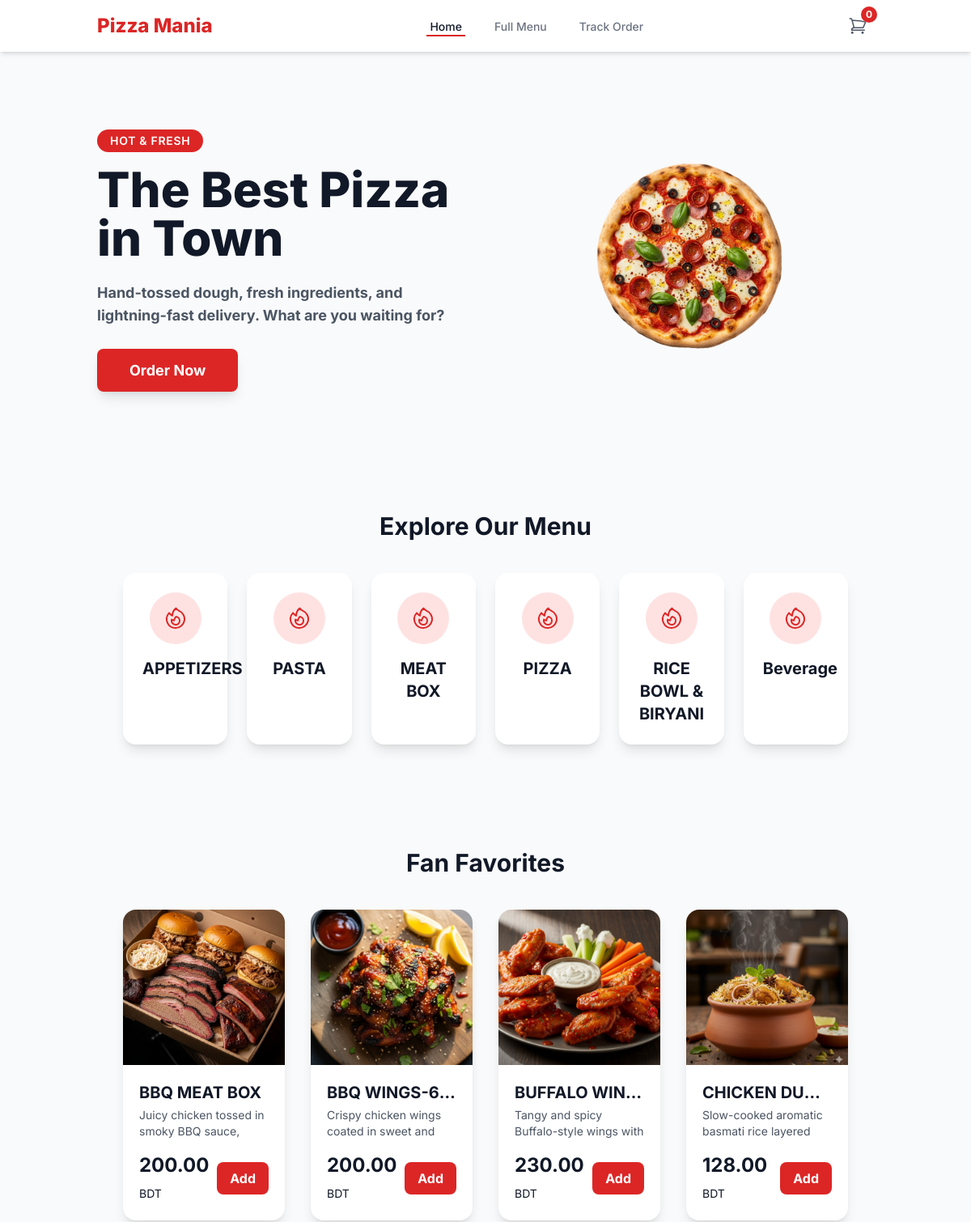
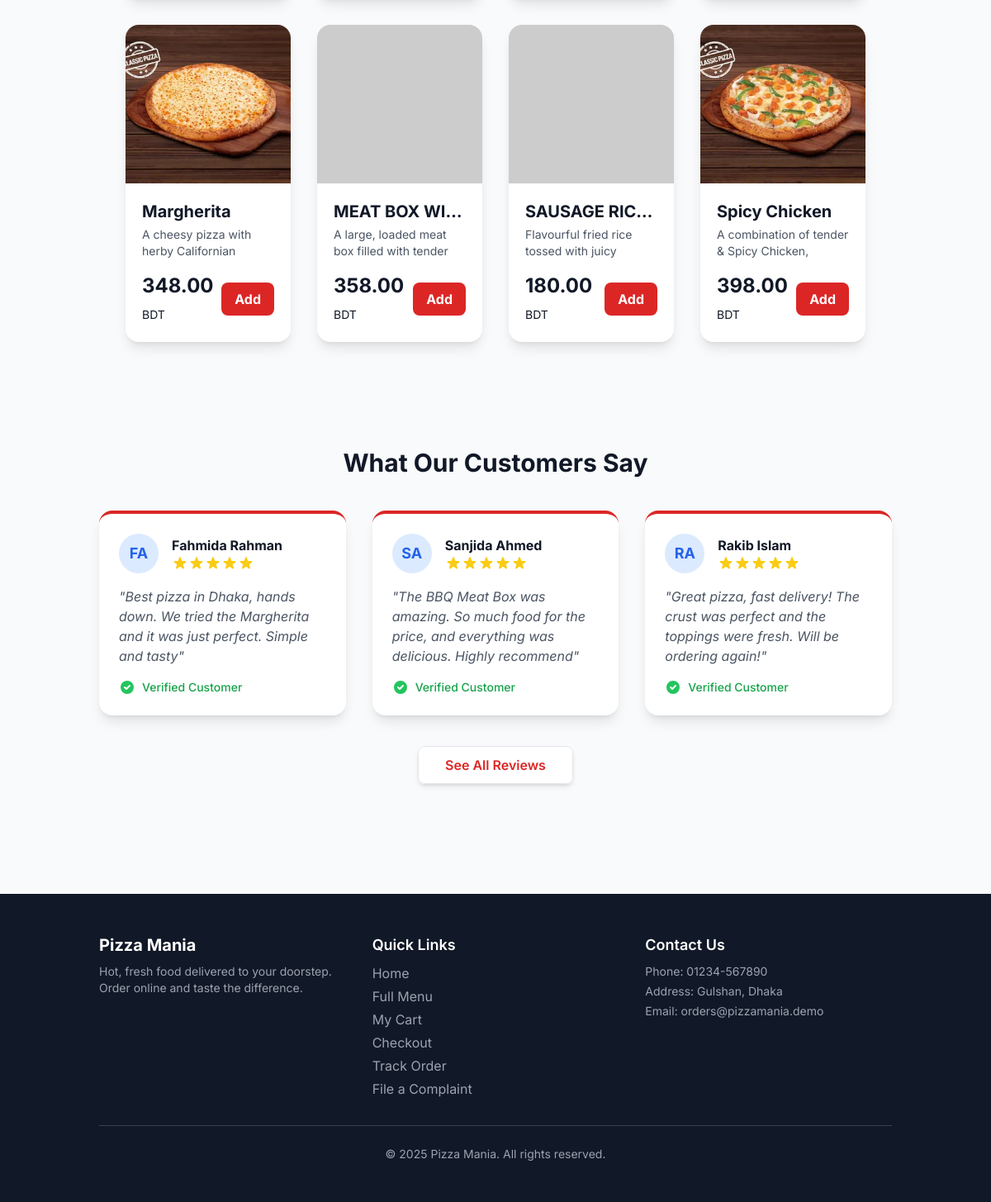
The page / on the database its author committed (2 pictures, top to bottom).
### tables this page shows
CREATE TABLE IF NOT EXISTS `categories` (
  `id` int NOT NULL AUTO_INCREMENT,
  `name` varchar(100) NOT NULL,
  `description` text,
  `image` varchar(255) DEFAULT NULL,
  `svg_icon` text,
  `is_visible` tinyint(1) NOT NULL DEFAULT '1',
  PRIMARY KEY (`id`)
);

CREATE TABLE IF NOT EXISTS `menu_items` (
  `id` int NOT NULL AUTO_INCREMENT,
  `category_id` int NOT NULL,
  `name` varchar(150) NOT NULL,
  `description` text,
  `price` decimal(10,2) NOT NULL,
  `image` varchar(255) DEFAULT NULL,
  `is_available` tinyint(1) NOT NULL DEFAULT '1',
  `is_featured` tinyint(1) NOT NULL DEFAULT '0',
  PRIMARY KEY (`id`),
  KEY `category_id` (`category_id`)
);

CREATE TABLE IF NOT EXISTS `admin_reviews` (
  `id` int NOT NULL AUTO_INCREMENT,
  `customer_name` varchar(100) NOT NULL,
  `rating` int NOT NULL DEFAULT '5',
  `review_text` text NOT NULL,
  `is_visible` tinyint(1) NOT NULL DEFAULT '1',
  PRIMARY KEY (`id`)
);

### config.php (called while the page is built, shortened)
<?php
$db = new mysqli(DB_HOST, DB_USER, DB_PASS, DB_NAME);
$db->set_charset("utf8mb4");
$settings = [];
$settings_query = $db->query("SELECT setting_key, setting_value FROM site_settings");
if ($settings_query) {
    while ($row = $settings_query->fetch_assoc()) {
        $settings[$row['setting_key']] = $row['setting_value'];
    }
} else {
    die("Error: Could not load site settings from database.");
}
function e($data) {
    return htmlspecialchars($data ?? '', ENT_QUOTES, 'UTF-8');
}
?>

### index.php (the view, shortened to what this page needs)
<?php
require_once('includes/header.php');
function calculate_discounted_price($original_price, $settings) {
    if (empty($settings['global_discount_active']) || $settings['global_discount_active'] == '0' || empty($settings['global_discount_value']) || $settings['global_discount_value'] <= 0) {
        return $original_price;
    }
    $new_price = $original_price;
    return ($new_price > 0) ? $new_price : 0;
}
$featured_items = [];
$sql_featured = "SELECT m.id, m.name, m.price, m.image, m.description, c.name as category_name
                 FROM menu_items m
                 JOIN categories c ON m.category_id = c.id
                 WHERE m.is_available = 1 AND m.is_featured = 1
                 ORDER BY m.name ASC
                 LIMIT 8";
$result_featured = $db->query($sql_featured);
if ($result_featured) {
    while ($row = $result_featured->fetch_assoc()) {
        $original_price = (float)$row['price'];
        $discounted_price = calculate_discounted_price($original_price, $settings);
        $row['original_price'] = $original_price;
        $row['price'] = $discounted_price;
        $row['has_discount'] = ($discounted_price < $original_price);
        $featured_items[] = $row;
    }
}
$homepage_categories = [];
$sql_categories = "SELECT c.id, c.name, c.image, c.description, c.svg_icon
                   FROM homepage_sections hs
                   JOIN categories c ON hs.category_id = c.id
                   WHERE hs.is_visible = 1 AND c.is_visible = 1
                   ORDER BY hs.display_order ASC";
$result_categories = $db->query($sql_categories);
if ($result_categories) {
    while ($row = $result_categories->fetch_assoc()) {
        $homepage_categories[] = $row;
    }
}
$reviews = [];
$sql_reviews = "SELECT * FROM admin_reviews WHERE is_visible = 1 ORDER BY id DESC LIMIT 3";
$result_reviews = $db->query($sql_reviews);
if ($result_reviews) {
    while ($row = $result_reviews->fetch_assoc()) {
        $reviews[] = $row;
    }
}
function render_stars($rating) {
    $html = '<div class="flex text-yellow-400">';
    for ($i = 0; $i < 5; $i++) {
        if ($i < $rating) {
            $html .= '<svg class="w-5 h-5" fill="currentColor" viewBox="0 0 20 20"><path d="M9.049 2.927c.3-.921 1.603-.921 1.902 0l1.07 3.292a1 1 0 00.95.69h3.462c.969 0 1.371 1.24.588 1.81l-2.8 2.034a1 1 0 00-.364 1.118l1.07 3.292c.3.921-.755 1.688-1.54 1.118l-2.8-2.034a1 1 0 00-1.175 0l-2.8 2.034c-.784.57-1.838-.197-1.539-1.118l1.07-3.292a1 1 0 00-.364-1.118L2.98 8.72c-.783-.57-.38-1.81.588-1.81h3.461a1 1 0 00.951-.69l1.07-3.292z"></path></svg>';
        }
    }
    $html .= '</div>';
    return $html;
}
?>
<section class="py-16 md:py-24 -mt-8">
    <div class="grid grid-cols-1 lg:grid-cols-2 gap-12 items-center">
        <div class="flex flex-col text-center lg:text-left">
            <div class="order-1">
                <span class="inline-block px-4 py-1 bg-brand-red text-white text-sm font-semibold rounded-full uppercase tracking-wider">
                    Hot & Fresh
                </span>
            </div>
            <div class="order-3">
                <h1 class="text-4xl lg:text-6xl font-extrabold text-gray-900 mt-4 leading-tight">
                    <?php echo e($settings['hero_title'] ?? 'The Best Pizza in Town'); ?>
                </h1>
            </div>
            <div class="order-4 mt-6 text-lg text-gray-600">
                <?php echo strip_tags(
                    $settings['hero_subtitle'] ?? '<p>Hand-tossed dough, fresh ingredients, and lightning-fast delivery. What are you waiting for?</p>',
                    '<p><b><i><strong>'
                ); ?>
            </div>
            <div class="order-5 mt-10">
                <a href="<?php echo BASE_URL; ?>/menu.php" class="px-10 py-4 bg-brand-red text-white text-lg font-bold rounded-lg shadow-lg hover:bg-red-700 transition-colors transform hover:scale-105">
                    Order Now
                </a>
            </div>
        </div>
        <div class="hidden lg:flex items-center justify-center">
            <?php
                $style = $settings['hero_image_style'] ?? 'shadow';
                $image_classes = 'transition-transform w-full h-auto object-cover';
                $image_style = '';
                if ($style == 'shadow') { $image_classes .= ' rounded-3xl shadow-2xl transform lg:rotate-6 hover:rotate-0'; }
                elseif ($style == 'card') {
                    $image_classes .= ' rounded-3xl shadow-2xl p-4 md:p-6';
                    $card_color = $settings['hero_image_card_color'] ?? '#FFFFFF';
                    $image_style = 'background-color: ' . e($card_color) . ';';
                } elseif ($style == 'tilt-no-shadow') { $image_classes .= ' rounded-3xl transform lg:rotate-6 hover:rotate-0'; }
                else { $image_classes .= ' rounded-3xl'; }
            ?>
            <img
                src="<?php echo e(BASE_URL . ($settings['hero_image_url'] ?? 'https://placehold.co/600x600/FFB000/000000?text=Pizza+Mania')); ?>"
                alt="Delicious Pizza"
                class="<?php echo $image_classes; ?>"
                style="<?php echo $image_style; ?>"
                onerror="this.src='https://placehold.co/600x600/EFEFEF/AAAAAA?text=Pizza+Image'">
        </div>
    </div>
</section>
<?php if (!empty($homepage_categories)): ?>
<section class="py-16">
    <div class="container mx-auto px-4 sm:px-6 lg:px-8">
        <h2 class="text-3xl font-bold text-gray-900 mb-10 text-center">Explore Our Menu</h2>
        <div class="grid grid-cols-2 md:grid-cols-4 lg:grid-cols-<?php echo count($homepage_categories); ?> gap-6">
            <?php foreach ($homepage_categories as $category): ?>
                <a href="<?php echo BASE_URL; ?>/menu.php#category-<?php echo e($category['id']); ?>" class="block bg-white p-6 rounded-2xl shadow-lg transform transition-all hover:shadow-xl hover:-translate-y-1">
                    <div class="flex items-center justify-center w-16 h-16 bg-red-100 rounded-full text-brand-red mx-auto">
                    </div>
                    <h3 class="mt-4 text-xl font-bold text-gray-900 text-center"><?php echo e($category['name']); ?></h3>
                </a>
            <?php endforeach; ?>
        </div>
    </div>
</section>
<?php endif; ?>
<?php if (!empty($featured_items)): ?>
<section class="py-16">
    <div class="container mx-auto px-4 sm:px-6 lg:px-8">
        <h2 class="text-3xl font-bold text-gray-900 mb-10 text-center">Fan Favorites</h2>
        <div class="grid grid-cols-1 sm:grid-cols-2 lg:grid-cols-4 gap-8">
            <?php foreach ($featured_items as $item): ?>
                <div class="bg-white rounded-2xl shadow-lg overflow-hidden transform transition-all hover:shadow-xl hover:-translate-y-1">
                    <a href="<?php echo BASE_URL; ?>/menu.php#item-<?php echo e($item['id']); ?>" class="block">
                        <img
                            src="<?php echo e(BASE_URL . ($item['image'] ?? 'https://placehold.co/400x300/EFEFEF/AAAAAA?text=No+Image')); ?>"
                            alt="<?php echo e($item['name']); ?>"
                            class="w-full h-48 object-cover"
                            onerror="this.src='https://placehold.co/400x300/EFEFEF/AAAAAA?text=No+Image'">
                    </a>
                    <div class="p-5">
                        <h3 class="text-xl font-bold text-gray-900 truncate"><?php echo e($item['name']); ?></h3>
                        <p class="text-gray-600 text-sm mt-1 h-10 overflow-hidden"><?php echo e($item['description']); ?></p>
                        <div class="flex justify-between items-center mt-4">
                            <p class="text-2xl font-bold text-gray-900">
                                <?php if ($item['has_discount']): ?>
                                    <?php echo e(number_format($item['price'], 2)); ?>
                                    <span class="text-sm font-normal text-gray-500 line-through ml-1"><?php echo e(number_format($item['original_price'], 2)); ?></span>
                                <?php else: ?>
                                    <?php echo e(number_format($item['price'], 2)); ?>
                                <?php endif; ?>
                                <span class="text-sm font-normal">BDT</span>
                            </p>
                            <a href="<?php echo BASE_URL; ?>/menu.php#item-<?php echo e($item['id']); ?>"
                               class="px-4 py-2 bg-brand-red text-white font-bold rounded-lg transition-all duration-200 hover:bg-red-700">
                                Add
                            </a>
                        </div>
                    </div>
                </div>
            <?php endforeach; ?>
        </div>
    </div>
</section>
<?php endif; ?>
<?php if (!empty($reviews)): ?>
<section class="py-16">
    <h2 class="text-3xl font-bold text-gray-900 mb-10 text-center">What Our Customers Say</h2>
    <div class="grid grid-cols-1 md:grid-cols-3 gap-8">
        <?php foreach ($reviews as $review): ?>
        <div class="bg-white rounded-2xl shadow-lg p-6 border-t-4 border-brand-red">
            <div class="flex items-center space-x-4">
                <div class="flex-shrink-0 w-12 h-12 rounded-full bg-blue-100 text-blue-600 flex items-center justify-center font-bold text-lg">
                    <?php echo e(strtoupper(substr($review['customer_name'], 0, 2))); ?>
                </div>
                <div>
                    <div class="font-bold text-gray-900"><?php echo e($review['customer_name']); ?></div>
                    <?php echo render_stars($review['rating']); ?>
                </div>
            </div>
            <p class="text-gray-600 mt-4 italic">"<?php echo nl2br(e($review['review_text'])); ?>"</p>
            <div class="flex items-center mt-4">
                <svg class="w-5 h-5 text-green-500" fill="currentColor" viewBox="0 0 20 20"><path fill-rule="evenodd" d="M10 18a8 8 0 100-16 8 8 0 000 16zm3.707-9.293a1 1 0 00-1.414-1.414L9 10.586 7.707 9.293a1 1 0 00-1.414 1.414l2 2a1 1 0 001.414 0l4-4z" clip-rule="evenodd"></path></svg>
                <span class="ml-2 text-sm font-medium text-green-600">Verified Customer</span>
            </div>
        </div>
        <?php endforeach; ?>
    </div>
    <div class="text-center mt-12">
        <a href="<?php echo BASE_URL; ?>/reviews.php" class="px-8 py-3 bg-white text-brand-red font-semibold rounded-lg shadow-md hover:bg-gray-50 border border-gray-200 transition-colors">
            See All Reviews
        </a>
    </div>
</section>
<?php endif; ?>
<?php
require_once('includes/footer.php');
?>

### includes/header.php (style rules this page uses)
html { scroll-behavior: smooth; }

### rows shown on the page
categories: name "APPETIZERS"
categories: name "PASTA"
categories: name "MEAT BOX"
categories: name "PIZZA"
categories: name "RICE BOWL & BIRYANI"
categories: name "Beverage"
menu_items: image (picture), name "BBQ MEAT BOX", description "Juicy chicken tossed in smoky BBQ sauce,…", price "200.00"
menu_items: image (picture), name "BBQ WINGS-6…", description "Crispy chicken wings coated in sweet and…", price "200.00"
menu_items: image (picture), name "BUFFALO WIN…", description "Tangy and spicy Buffalo-style wings with…", price "230.00"
menu_items: image (picture), name "CHICKEN DU…", description "Slow-cooked aromatic basmati rice layered…", price "128.00"
menu_items: image (picture), name "Margherita", description "A cheesy pizza with herby Californian…", price "348.00"
menu_items: name "MEAT BOX WI…", description "A large, loaded meat box filled with tender…", price "358.00"
menu_items: name "SAUSAGE RIC…", description "Flavourful fried rice tossed with juicy…", price "180.00"
menu_items: image (picture), name "Spicy Chicken", description "A combination of tender & Spicy Chicken,…", price "398.00"
admin_reviews: customer_name "FA", customer_name "Fahmida Rahman", rating 5 (drawn), review_text "Best pizza in Dhaka, hands down. We tried the Margherita and it was just perfect. Simple and tasty"
admin_reviews: customer_name "SA", customer_name "Sanjida Ahmed", rating 5 (drawn), review_text "The BBQ Meat Box was amazing. So much food for the price, and everything was delicious. Highly recommend"
admin_reviews: customer_name "RA", customer_name "Rakib Islam", rating 5 (drawn), review_text "Great pizza, fast delivery! The crust was perfect and the toppings were fresh. Will be ordering again!"

### other values the page prints
$settings['store_name'] "Pizza Mania"
$cart_count "0"
$settings['hero_title'] "The Best Pizza in Town"
